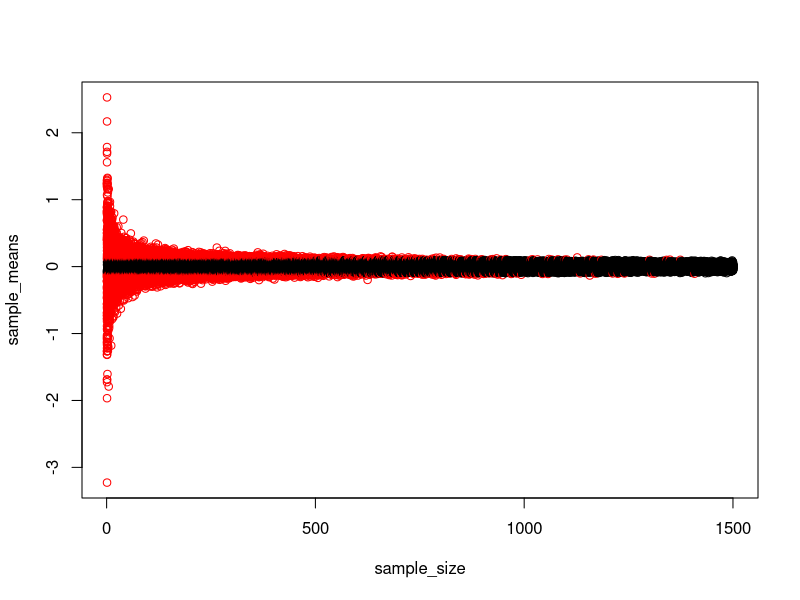
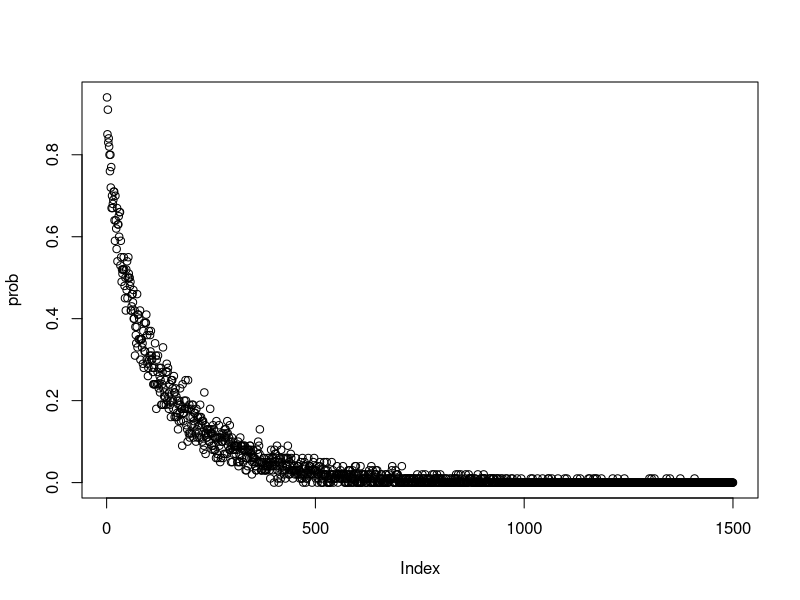

These figures' R source, in order:
# CONVERGENCE IN PROBABILITY (with scatter plot)
# Population distribution = N(0, 1)
e=0.1 
n=1500 #sample size: 1:1500
# points for each sample size: 100

# form a matrix to have n as 1500 columns and 100 rows of sample values for each n
y=matrix(, nrow = 100, ncol = 1500) # Matrix[row,col]

set.seed(123)
for(i in 1:n){
  for(j in 1:100){
    sample=mean(qnorm(runif(i),0,1))
    y[j,i]=sample
  }
}

# convert matrix to dataframe, to plot with ggplot
install.packages("reshape2")
library(reshape2)
library(ggplot2)

long <- melt(y)
head(long)
plot(x=long$Var2,y=long$value, col = ifelse(long$value <0.1 & long$value >-0.1,'black','red'), xlab = "sample_size", ylab = "sample_means")
# Black shade is the threshold of [-0.1,0.1].
# As n increases, the red area becomes smaller because more points fall within the threshold

# test convergence by counting the number of data that exceeds 0 (parameter) with threshold of 0.1
# as the sample size increase, the number of error count decreases, hence probability should tend to 0 as n increases
prob=c()
for (i in 1:1500) {
  err_count=0
  
  for(j in 1:100) {
    if(abs(y[j,i])-0>e) {
      err_count=err_count+1
    }
  }
  prob[i]=err_count/100
}
plot(prob)
